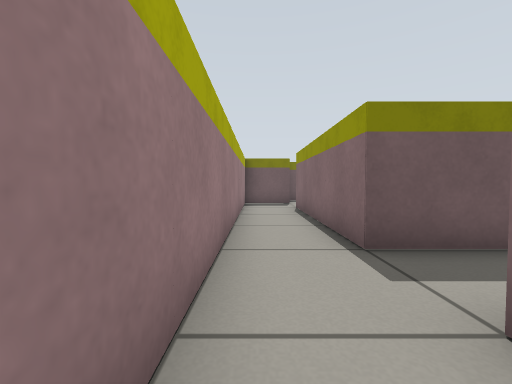
view 1 (above)

22 first-person views from a walk through a world built for the Gazebo simulator. The camera is 0.46 m above the floor, tilts 2° down and sees 90° across. The floor is counted in squares, 0.5 m on a side. Each view is taken from the middle of a square. On the plan, view 1 faces up. The plan holds only what a view shows up to about 10 squares ahead; the rest is blank.

view 2
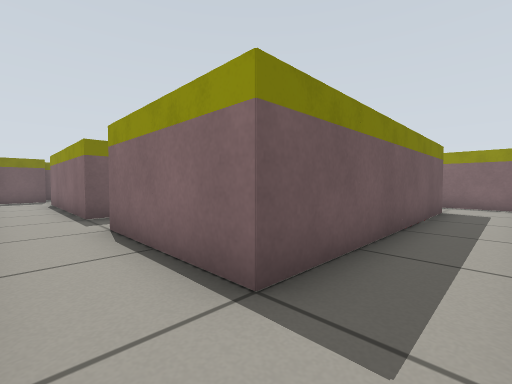

view 3
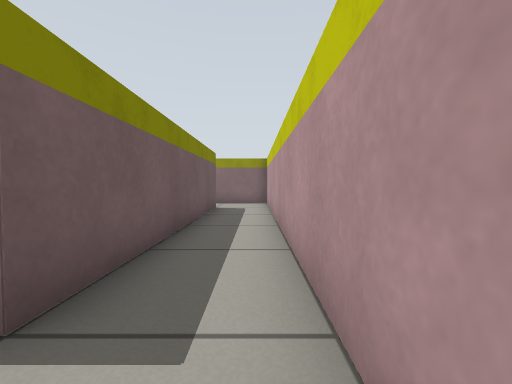

view 4
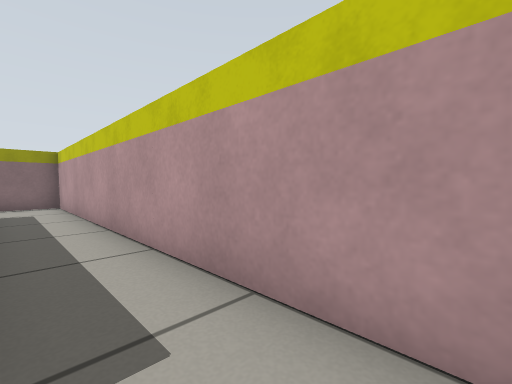

view 5
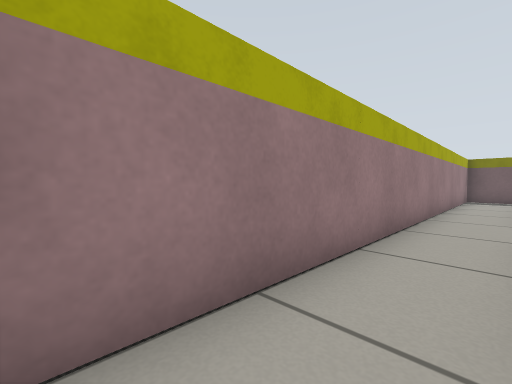

view 6
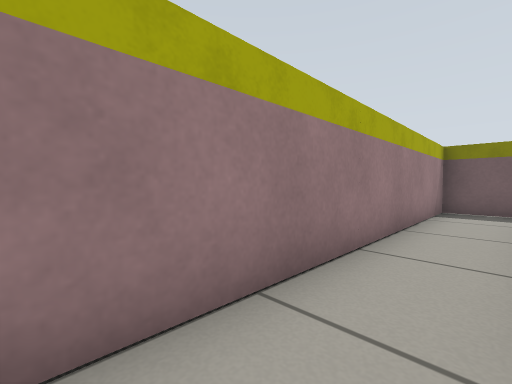

view 7
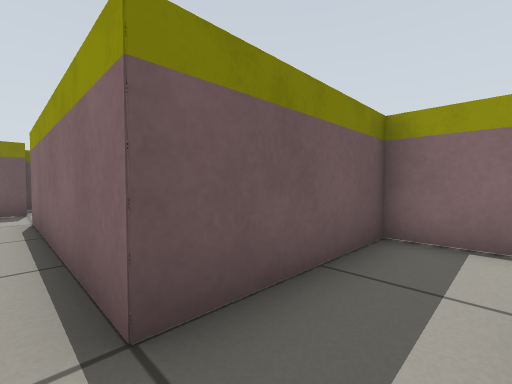

view 8
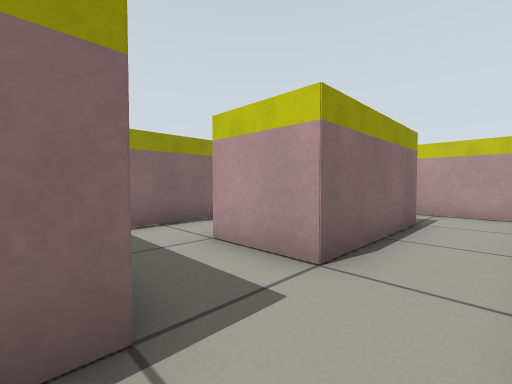

view 9
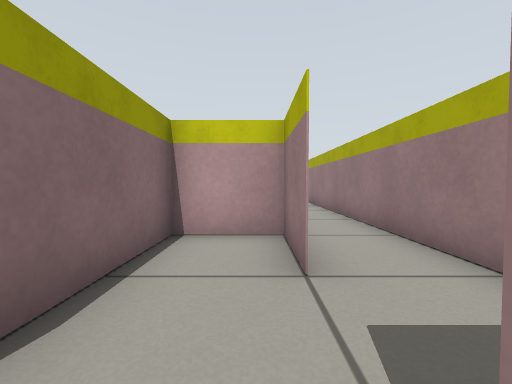

view 10
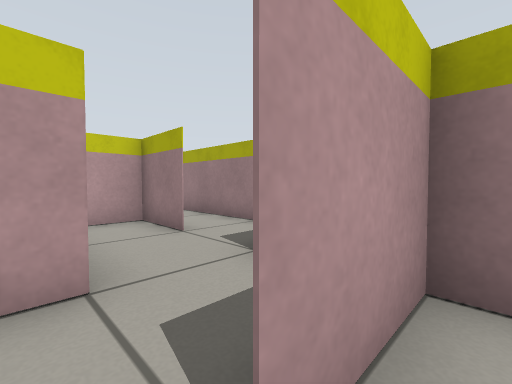

view 11
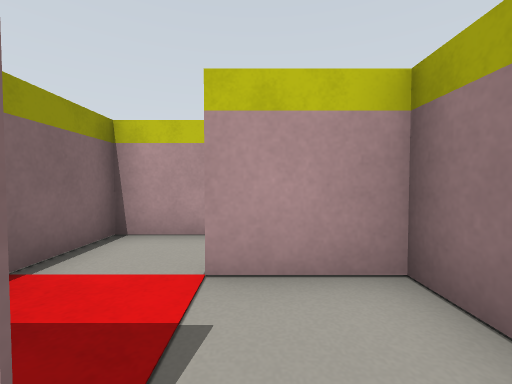

view 12
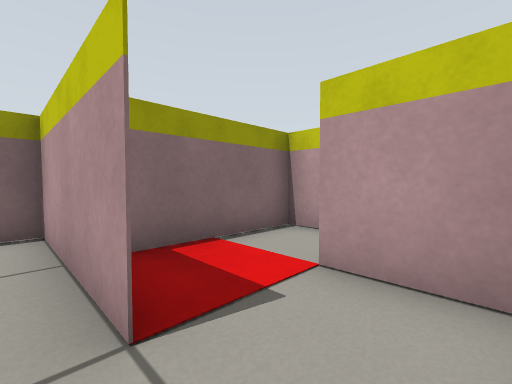

view 13
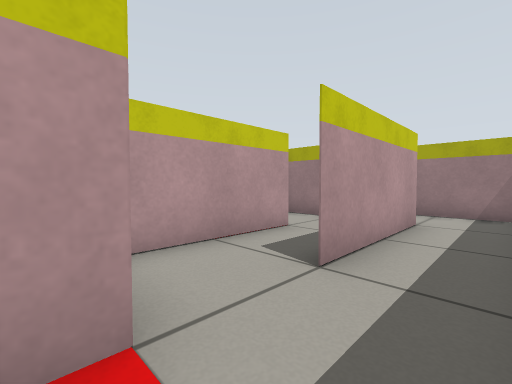

view 14
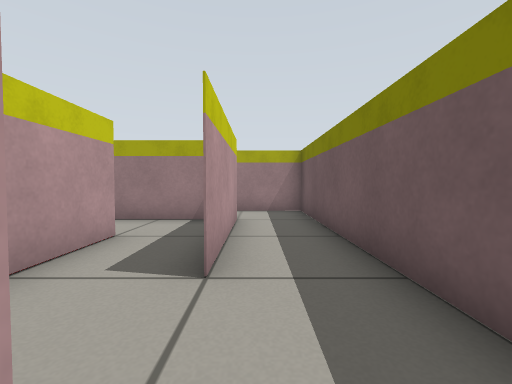

view 15
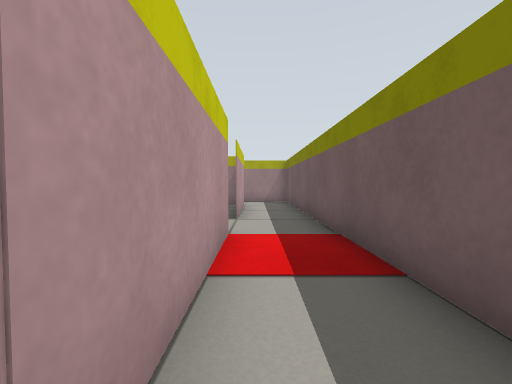

view 16
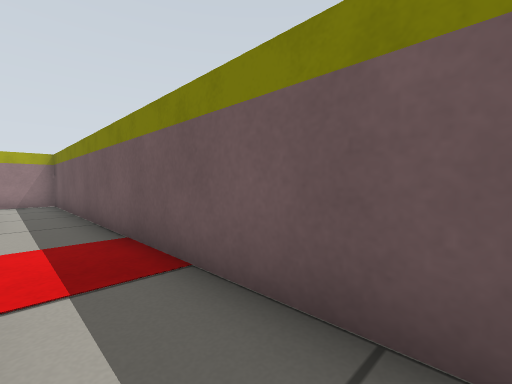

view 17
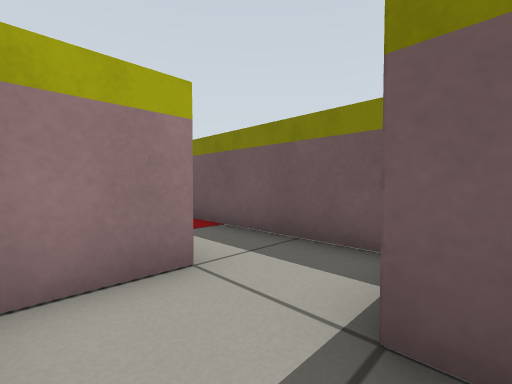

view 18
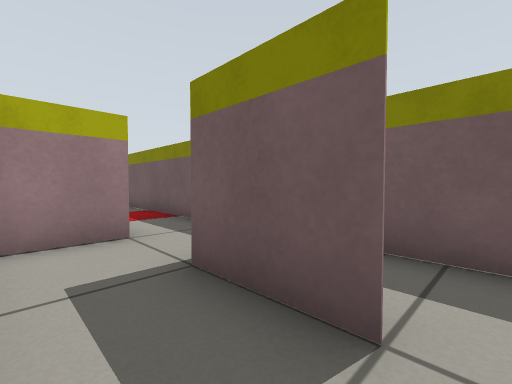

view 19
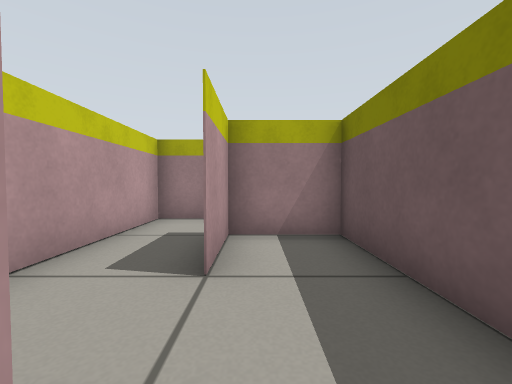

view 20
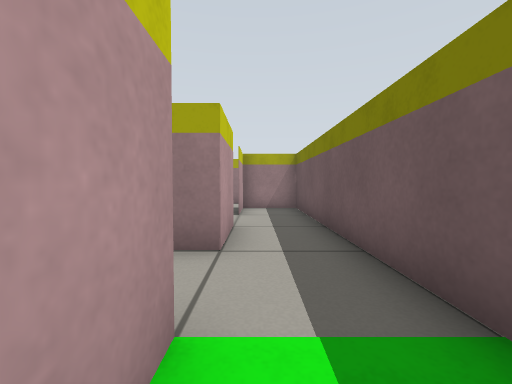

view 21
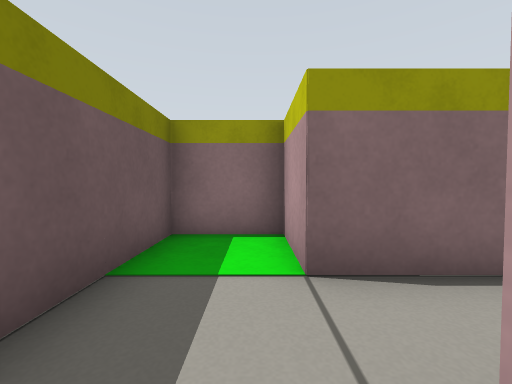

view 22
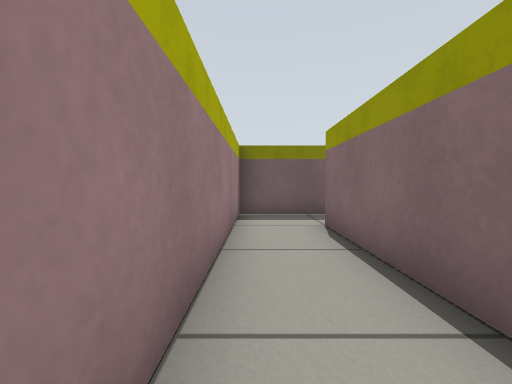

### Floor plan
Points are (right, up) in squares from view 1. A wall is a line through its corners. A room is listed if a view was taken in it or the views show most of it. See-through windows are left out.
Room 1 (views 1, 2, 3, 4, 5)
walls: (-0.1, -4.5) (9.5, -4.5); (-0.5, 1.6) (-0.5, -4.1); (9.5, -2.5) (1.5, -2.5) (1.5, 1.5)
ways out: opening at (0, 1) to room 2; opening at (9, -4)
Room 2 (views 6, 7, 8)
walls: (1.5, 1.5) (3.5, 1.5); (5.5, 0) (5.5, 3.5) (1.5, 3.5) (1.5, 9.5); (-0.5, 11.1) (-0.5, 1.6); (1.6, 11.5) (-0.5, 11.5)
ways out: opening at (0, 1) to room 1; opening at (1, 10) to room 8; opening at (4, 0.5)
Room 3 (view 9)
walls: (1.9, 13.5) (1.5, 13.5)
ways out: opening at (2, 11) to room 8; opening at (3, 12) to room 9
Room 4 (views 10, 11, 12)
walls: (3.4, 15.5) (5.6, 15.5); (1.5, 16.8) (1.5, 13.5) (3.5, 13.5); (5.5, 12.5) (5.5, 14.9)
ways out: opening at (4, 13) to room 9; opening at (4.5, 16) to room 10
Room 5 (views 13, 14, 15, 16, 22)
walls: (7.4, 17.5) (11.5, 17.5) (11.5, 16.5); (1.5, 13.5) (1.5, 17.5) (5.5, 17.5); (13, 19.5) (-0.5, 19.5) (-0.5, 11.1)
ways out: opening at (12, 17) to room 6; opening at (6, 17) to room 10
Room 6 (views 17, 18)
walls: (15.6, 17.5) (13.4, 17.5); (11.5, 16.5) (11.5, 15.5) (15.5, 15.5)
ways out: opening at (12, 17) to room 5; opening at (16, 17) to room 7
Room 7 (views 19, 20, 21)
walls: (17.5, 17.5) (19.5, 17.5) (19.5, 16.8); (21.5, 15.5) (21.5, 17.5) (23.5, 17.5) (23.5, 19.5) (13, 19.5); (13.5, 19.5) (13.5, 17.5) (15.5, 17.5)
ways out: opening at (16, 17) to room 6; opening at (20.5, 16.5)
Room 8 (no view inside)
walls: (1.5, 9.6) (1.5, 7.5) (3.5, 7.5) (3.5, 10.6)
ways out: opening at (1, 10) to room 2; opening at (2, 11) to room 3
Room 9 (no view inside)
walls: (3.4, 11.5) (5.5, 11.5) (5.5, 12.5)
ways out: opening at (3, 12) to room 3; opening at (4, 13) to room 4
Room 10 (no view inside)
walls: (5.6, 15.5) (7.5, 15.5) (7.5, 16.1)
ways out: opening at (4.5, 16) to room 4; opening at (6, 17) to room 5

Positions as (right, up) in squares from view 1, and headings:
1: (0, 0), facing up
2: (0, -4), facing up-right
3: (0, -4), facing right
4: (0, -3), facing down-right
5: (1, -4), facing up-left
6: (1, 2), facing up-left
7: (1, 2), facing up-right
8: (0, 4), facing down-right
9: (2, 12), facing down
10: (4, 14), facing down-left
11: (3, 16), facing down
12: (2, 16), facing down-right
13: (8, 19), facing down-left
14: (8, 18), facing left
15: (12, 18), facing left
16: (12, 18), facing up-left
17: (14, 16), facing up-left
18: (16, 16), facing up-left
19: (18, 18), facing left
20: (23, 18), facing left
21: (19, 18), facing right
22: (0, 12), facing up
